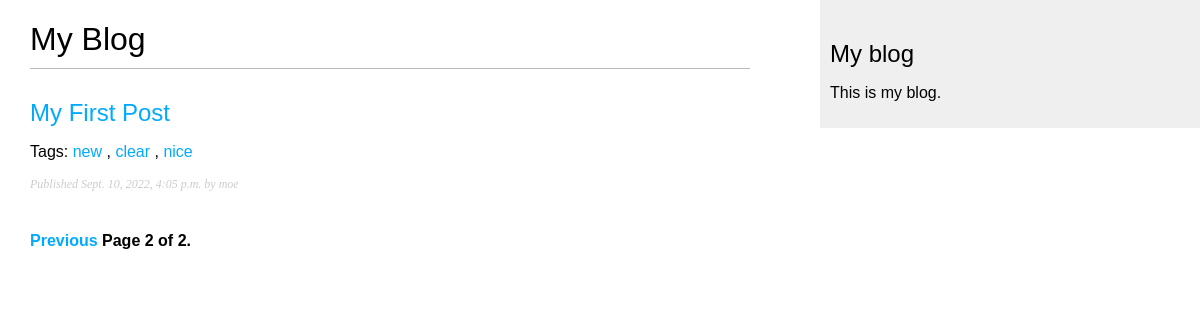
Screenshot of /blog/?page=2 with the database file from the repository.
### blog/models.py (models this page shows, shortened)
class Post(models.Model):
    class Status(models.TextChoices):
        DRAFT = 'DF', 'Draft'
        PUBLISHED = 'PB', 'Published'
    tags=TaggableManager()
    title = models.CharField(max_length=250)
    slug = models.SlugField(max_length=250, unique_for_date='publish')
    body = models.TextField()
    publish = models.DateTimeField(default=timezone.now)
    created = models.DateTimeField(auto_now_add=True)
    updated = models.DateTimeField(auto_now_add=True)
    status = models.CharField(max_length=2, choices=Status.choices, default=Status.DRAFT)
    author = models.ForeignKey(User, on_delete=models.CASCADE, related_name='blog_posts')
    objects = models.Manager()  # The default manager
    published = PublishedManager()  # Our custom manager
    class Meta:
        ordering = ['-publish']
        indexes = [
            models.Index(fields=['-publish'])
        ]
    def get_absolute_url(self):
        return reverse("blog:post_detail", args=[self.publish.year, self.publish.month, self.publish.day, self.slug])

### blog/views.py (the view)
# urls.py: path('',views.post_list, name='post_list'),
def post_list(request, tag_slug=None):
  post_list=Post.published.all()
  tag=None
  if tag_slug:
      tag=get_object_or_404(Tag,slug=tag_slug)
      post_list=post_list.filter(tags__in=[tag])
  paginator=Paginator(post_list,3)
  page_number=request.GET.get('page',1)
  try:
    posts=paginator.page(page_number)
  except PageNotAnInteger:
    posts= paginator.page(1)
  except EmptyPage:
    posts=paginator.page(paginator.num_pages)
  return render(request,'blog/post/list.html',{'posts':posts, 'tag':tag})

### blog/models.py (called while the page is built)
    def get_queryset(self):
        return super().get_queryset() \
            .filter(status=Post.Status.PUBLISHED)

### blog/templates/blog/post/list.html (shortened to what this page needs)
{% extends "blog/base.html" %}
{% block content %}
  <h1>My Blog</h1>
  {% for post in posts %}
    <h2>
      <a href="{{ post.get_absolute_url }}">
        {{ post.title }}
      </a>
    </h2>
    <p class="tags">
      Tags:
      {% for tag in post.tags.all %}
        <a href="{% url "blog:post_list_by_tag" tag.slug %}">
          {{ tag.name }}
        </a>
        {% if not forloop.last %}, {% endif %}
      {% endfor %}
    </p>
    <p class="date">
      Published {{ post.publish }} by {{ post.author }}
    </p>
  {% endfor %}
  {% include "pagination.html" with page=posts %}
{% endblock %}

### blog/static/css/blog.css (style rules this page uses)
body { margin:0; padding:0; font-family:helvetica, sans-serif; }
a { color:#00abff; text-decoration:none; }
h1 { font-weight:normal; border-bottom:1px solid #bbb; padding:0 0 10px 0; }
h2 { font-weight:normal; margin:30px 0 0; }
p.date { color:#ccc; font-family: georgia, serif; font-size: 12px; font-style: italic; }

### rows the page displays
Post: title "My First Post", publish "Sept. 10, 2022, 4:05 p.m.", author "moe"
Tag: name "new"
Tag: name "clear"
Tag: name "nice"

### other values shown
{{ page.number }} "2"
{{ page.paginator.num_pages }} "2"
